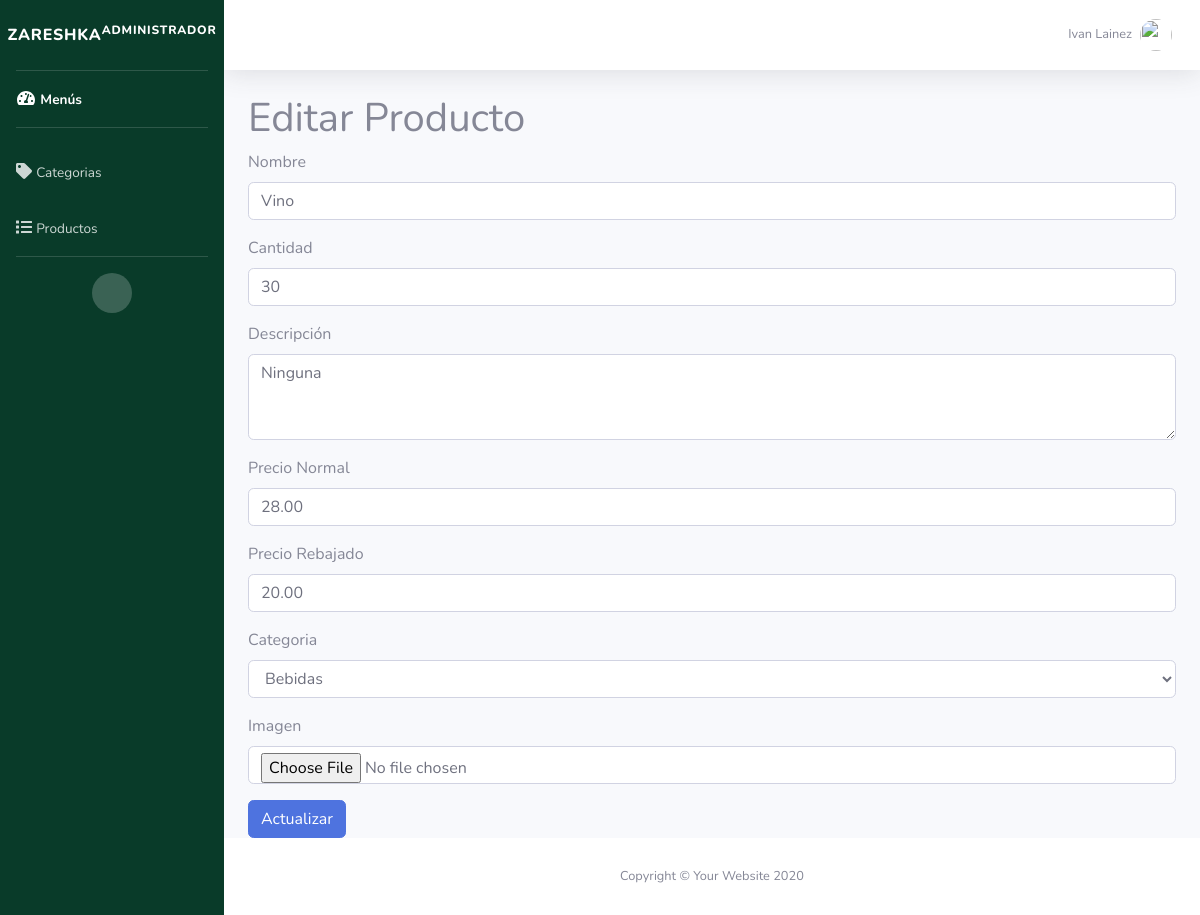
The page /admin/editar.php?id=5 (signed in) on the database its author committed.
### tables this page shows
CREATE TABLE
    `productos` (
        `id` int(11) NOT NULL,
        `nombre` varchar(255) NOT NULL,
        `descripcion` text NOT NULL,
        `precio_normal` decimal(10, 2) NOT NULL,
        `precio_rebajado` decimal(10, 2) NOT NULL,
        `cantidad` int(11) NOT NULL,
        `imagen` varchar(50) NOT NULL,
        `id_categoria` int(11) NOT NULL
    );

CREATE TABLE
    `categorias` (
        `id` int(11) NOT NULL,
        `categoria` varchar(50) NOT NULL
    );

### admin/editar.php (the view, shortened to what this page needs)
<?php
require_once "../config/conexion.php";
if (isset($_GET['id'])) {
    $product_id = $_GET['id'];
    $query = mysqli_query($conexion, "SELECT * FROM productos WHERE id = $product_id");
    $existingProduct = mysqli_fetch_assoc($query);
} else {
    header('Location: productos.php');
    exit;
}
include("includes/header.php");
?>
<!DOCTYPE html>
<html lang="es">
<head>
</head>
<body>
    <h1>Editar Producto</h1>
    <form action="" method="POST" enctype="multipart/form-data" autocomplete="off">
        <div class="form-group">
            <label for="nombre">Nombre</label>
            <input id="nombre" class="form-control" type="text" name="nombre" placeholder="Nombre" value="<?php echo $existingProduct['nombre']; ?>" required>
        </div>
        <div class="form-group">
            <label for="cantidad">Cantidad</label>
            <input id="cantidad" class="form-control" type="text" name="cantidad" placeholder="Cantidad" value="<?php echo $existingProduct['cantidad']; ?>" required>
        </div>
        <div class="form-group">
            <label for="descripcion">Descripción</label>
            <textarea id="descripcion" class="form-control" name="descripcion" placeholder="Descripción" rows="3" required><?php echo $existingProduct['descripcion']; ?></textarea>
        </div>
        <div class="form-group">
            <label for="p_normal">Precio Normal</label>
            <input id="p_normal" class="form-control" type="text" name="p_normal" placeholder="Precio Normal" value="<?php echo $existingProduct['precio_normal']; ?>" required>
        </div>
        <div class="form-group">
            <label for="p_rebajado">Precio Rebajado</label>
            <input id="p_rebajado" class="form-control" type="text" name="p_rebajado" placeholder="Precio Rebajado" value="<?php echo $existingProduct['precio_rebajado']; ?>" required>
        </div>
        <div class="form-group">
            <label for="categoria">Categoria</label>
            <select id="categoria" class="form-control" name="categoria" required>
                <?php
                $categorias = mysqli_query($conexion, "SELECT * FROM categorias");
                foreach ($categorias as $cat) { ?>
                    <option value="<?php echo $cat['id']; ?>" <?php if ($cat['id'] == $existingProduct['id_categoria']) echo "selected"; ?>><?php echo $cat['categoria']; ?></option>
                <?php } ?>
            </select>
        </div>
        <div class="form-group">
            <label for="foto">Imagen</label>
            <input type="file" class="form-control" name="foto">
        </div>
        <button class="btn btn-primary" type="submit">Actualizar</button>
    </form>
</body>
</html>
<?php include("includes/footer.php"); ?>

### rows shown on the page
productos: nombre "Vino", cantidad "30", descripcion "Ninguna", p_normal "28.00", p_rebajado "20.00", categoria "Bebidas"

### other values the page prints
$_SESSION['nombre'] "Ivan Lainez"
